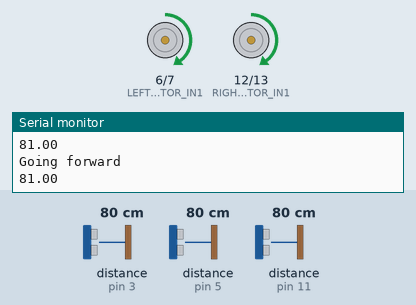
This sketch was run on a simulated Arduino Uno, built with avr-gcc and run on an emulated ATmega328P. Shown: motor-driver pin pairs drawn as motors (green arrow = first pin HIGH = forward, orange = second pin HIGH = backward, longer = more drive, scaled by the enable pin), the last lines printed to the serial monitor. Inputs (shaded band) come from the test bench; at power-on: distance to the obstacle (sensors on pin 11, pin 3, pin 5) 80 cm. The echo pulse lasts 58.3 µs per cm.

Above: at 1.2 s.
1.3 s: distance to the obstacle (sensor on pin 11) set to 21 cm
4.3 s: distance to the obstacle (sensor on pin 11) set to 17 cm
At 4.72 s:
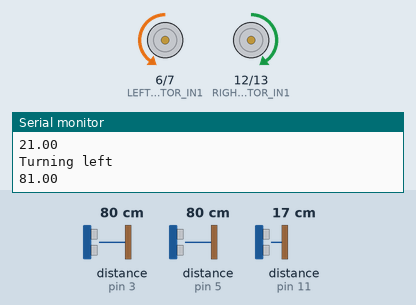
At 5.12 s:
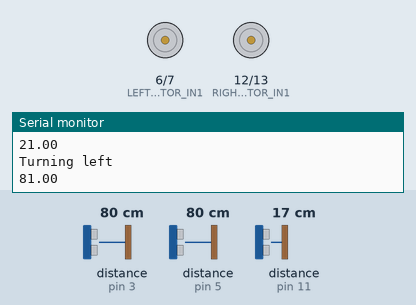
7.3 s: distance to the obstacle (sensor on pin 3) set to 75 cm
At 7.8 s:
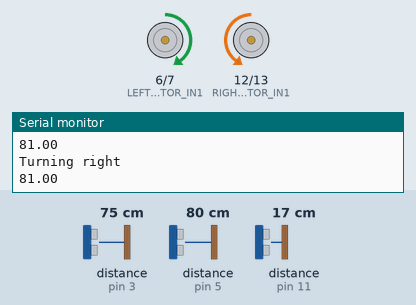
10.3 s: distance to the obstacle (sensor on pin 3) set to 120 cm
13.3 s: distance to the obstacle (sensor on pin 3) set to 2 cm
16.3 s: distance to the obstacle (sensor on pin 5) set to 21 cm
19.3 s: distance to the obstacle (sensor on pin 5) set to 17 cm
Timing chart, 0 to 23.3 s (numbered marks = the images above; inputs shaded):
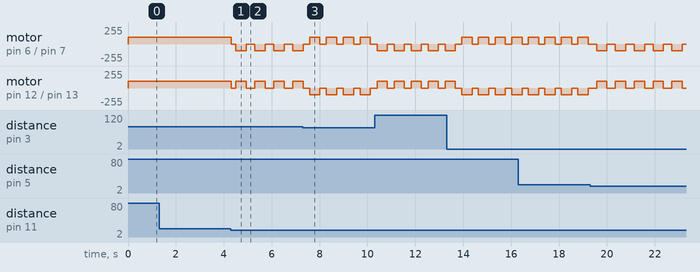

Measured:
- the behaviour switches between 20 and 19 cm on distance to the obstacle (sensor on pin 11) (found by bisection; images 0 and 1)
- the behaviour switches between 80 and 79 cm on distance to the obstacle (sensor on pin 3) (found by bisection; images 2 and 3)
- after the input at 4.3 s, motor on pin 6 (LEFT_MOTOR_IN1) / pin 7 (LEFT_MOTOR_IN2): forward 100/255 → stopped at once, then repeats every 0.79 s: backward 100/255 0.43 s, stopped 0.36 s; motor on pin 12 (RIGHT_MOTOR_IN1) / pin 13 (RIGHT_MOTOR_IN2): forward 100/255 → stopped at once, then repeats every 0.79 s: forward 100/255 0.43 s, stopped 0.36 s

The sketch:

AutonoMazer.ino
```cpp
/**
 * @file AutonoMazer.ino
 * @brief Autonomous robot control program using ultrasonic sensors and Arduino Uno.
 * @author Yasin YILDIRIM
 * @date 04/2024
 *
 * This program controls the movement of an autonomous robot using ultrasonic sensors
 * to measure distances to surrounding walls and navigate towards a goal position. It utilizes motor control
 * and sensor reading functions to make decisions based on sensor readings.
 */

#include <NewPing.h>

//---------------------------------------------------------------------
//---------------------Ultrasonic sensor pins--------------------------
//---------------------------------------------------------------------

#define leftTrig 2
#define leftEcho 3
#define frontTrig 8
#define frontEcho 11
#define rightTrig 4
#define rightEcho 5

#define MAX_DISTANCE 350

NewPing sonarLeft(leftTrig, leftEcho, MAX_DISTANCE);
NewPing sonarFront(frontTrig, frontEcho, MAX_DISTANCE);
NewPing sonarRight(rightTrig, rightEcho, MAX_DISTANCE);

//---------------------------------------------------------------------
//---------------------------Motor pins--------------------------------
//---------------------------------------------------------------------

#define LEFT_MOTOR_ENABLE 9
#define LEFT_MOTOR_IN1 6
#define LEFT_MOTOR_IN2 7
#define RIGHT_MOTOR_ENABLE 10
#define RIGHT_MOTOR_IN1 12
#define RIGHT_MOTOR_IN2 13

//---------------------------------------------------------------------
//--------------Constants for motor speeds and timing------------------
//---------------------------------------------------------------------

float leftDistance, rightDistance, frontDistance;
float duration;

const int baseSpeed = 100; // Need optimizations
const int uTurnSpeed = 100;
const int sideTurnSpeed = 100;
const int lExtraSpeedSpeed = 30;
const int rExtraSpeedSpeed = 30;
const int turnTime = 430;
const int uTurnTime = 800;
const int goForwardTime = 250;
// Time = Angle * Wheelbase/ Speed
/*
const int thershold = 10;
const int fThershold = 12;
const int errorMargin = 5;
const int pathWidth = 20;
const int targetWidth = 40 */


int mean;
int sum;

int LmotorSpeed = baseSpeed, RmotorSpeed = baseSpeed;

//---------------------------------------------------------------------
//---Setup function to initialize serial communication and pin modes---
//---------------------------------------------------------------------

void setup() {
  Serial.begin(19200);
  pinMode(LEFT_MOTOR_ENABLE, OUTPUT);
  pinMode(LEFT_MOTOR_IN1, OUTPUT);
  pinMode(LEFT_MOTOR_IN2, OUTPUT);
  pinMode(RIGHT_MOTOR_ENABLE, OUTPUT);
  pinMode(RIGHT_MOTOR_IN1, OUTPUT);
  pinMode(RIGHT_MOTOR_IN2, OUTPUT);

  /*
  pinMode(leftTrig, OUTPUT);
	pinMode(leftEcho, INPUT);
  pinMode(frontTrig, OUTPUT);
	pinMode(frontEcho, INPUT);
  pinMode(rightTrig, OUTPUT);
	pinMode(rightEcho, INPUT);
*/
}


//---------------------------------------------------------------------
//----------------------Main loop function-----------------------------
//---------------------------------------------------------------------

void loop() {
  stopMotors();
  readDistances(); // Read sensor data

  if(frontDistance > 20){
    while(frontDistance >=20){
    goForward();
    readDistances();
    if(frontDistance < 20){
    stopMotors();
    delay(100);
     }
    }
  }

  if(leftDistance > rightDistance && leftDistance >= 20){
    turnLeft();
    readDistances();

  }
  else if(rightDistance > leftDistance && rightDistance >= 20){
    turnRight();
    readDistances();
  }
  else if((leftDistance < 15) && (rightDistance < 15) && (frontDistance < 20)){
    uTurn();
    readDistances();
  }
  else{
    delay(100);
    turnLeft();
  }
  delay(250);
}


//---------------------------------------------------------------------
//----------Function to measure distances with sensor------------------
//---------------------------------------------------------------------

void readDistances() {
  leftDistance = sonarLeft.ping_cm();
  frontDistance = sonarFront.ping_cm();
  rightDistance = sonarRight.ping_cm();

}

//---------------------------------------------------------------------
//----------------Function to stop all motors--------------------------
//---------------------------------------------------------------------

void stopMotors() {
  digitalWrite(LEFT_MOTOR_ENABLE, LOW);
  digitalWrite(RIGHT_MOTOR_ENABLE, LOW);
}

//---------------------------------------------------------------------
//-Function to calculate the mean distance from left and right sensors-
//---------------------------------------------------------------------

void stabilize() {
  mean = (leftDistance + rightDistance) / 2;

  int desiredMean = 4;
  int error = mean - desiredMean;

  if (error > 0) {
    LmotorSpeed = baseSpeed - error;
    RmotorSpeed = baseSpeed + error;
  } else if (error < 0) {
    RmotorSpeed = baseSpeed + error;
    LmotorSpeed = baseSpeed - error;
  } else {
    LmotorSpeed = baseSpeed;
    RmotorSpeed = baseSpeed;
  }
}

//---------------------------------------------------------------------
//-----------------Function to move forward----------------------------
//---------------------------------------------------------------------

void goForward() {
  digitalWrite(LEFT_MOTOR_IN1, HIGH);
  digitalWrite(LEFT_MOTOR_IN2, LOW);
  digitalWrite(RIGHT_MOTOR_IN1, HIGH);
  digitalWrite(RIGHT_MOTOR_IN2, LOW);
  analogWrite(LEFT_MOTOR_ENABLE, baseSpeed);
  analogWrite(RIGHT_MOTOR_ENABLE, baseSpeed);
  Serial.println("Going forward");
  Serial.println(frontDistance);

}

//---------------------------------------------------------------------
//------------------Function to turn left------------------------------
//---------------------------------------------------------------------

void turnLeft() {
  digitalWrite(LEFT_MOTOR_IN1, LOW);
  digitalWrite(LEFT_MOTOR_IN2, HIGH);
  digitalWrite(RIGHT_MOTOR_IN1, HIGH);
  digitalWrite(RIGHT_MOTOR_IN2, LOW);
  analogWrite(LEFT_MOTOR_ENABLE, sideTurnSpeed);
  analogWrite(RIGHT_MOTOR_ENABLE, sideTurnSpeed);
  Serial.println("Turning left");
  Serial.println(leftDistance);
  delay(turnTime);
  stopMotors();
}

//---------------------------------------------------------------------
//------------------Function to turn right-----------------------------
//---------------------------------------------------------------------

void turnRight() {
  digitalWrite(LEFT_MOTOR_IN1, HIGH);
  digitalWrite(LEFT_MOTOR_IN2, LOW);
  digitalWrite(RIGHT_MOTOR_IN1, LOW);
  digitalWrite(RIGHT_MOTOR_IN2, HIGH);
  analogWrite(LEFT_MOTOR_ENABLE, sideTurnSpeed);
  analogWrite(RIGHT_MOTOR_ENABLE, sideTurnSpeed);
  Serial.println("Turning right");
  Serial.println(rightDistance);
  delay(turnTime);
  stopMotors();
}

//---------------------------------------------------------------------
//----------------Function to perform a u-turn-------------------------
//---------------------------------------------------------------------

void uTurn() {
  stopMotors();
  delay(100);
  digitalWrite(LEFT_MOTOR_IN1, HIGH);
  digitalWrite(LEFT_MOTOR_IN2, LOW);
  digitalWrite(RIGHT_MOTOR_IN1, LOW);
  digitalWrite(RIGHT_MOTOR_IN2, HIGH);
  analogWrite(LEFT_MOTOR_ENABLE, uTurnSpeed);
  analogWrite(RIGHT_MOTOR_ENABLE, uTurnSpeed);
  delay(uTurnTime);
  stopMotors();
  Serial.println("Turning u");


}

//---------------------------------------------------------------------
//-----Function to check if the robot is at the goal position----------
//---------------------------------------------------------------------

bool isAtObjective(){
  int objectiveWidth = 40;
  int objectiveHeight = 40;
  int robotWidth = 12;

  // Calculate the distance from left and right walls of the objective area
  int leftDistanceFromObjective = leftDistance - (objectiveWidth / 2) + (robotWidth / 2);
  int rightDistanceFromObjective = rightDistance - (objectiveWidth / 2) + (robotWidth / 2);

  // Check if the robot is within the objective area
  if (leftDistanceFromObjective >= 0 && rightDistanceFromObjective >= 0 &&
      leftDistanceFromObjective <= objectiveWidth && rightDistanceFromObjective <= objectiveWidth) {
    Serial.println("We are on the objective");
    return true;
  } else {
    return false;
  }
}
```
